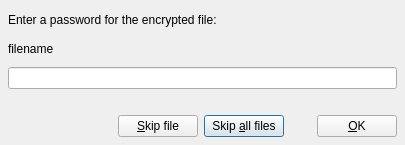
<ui version="4.0" >
 <class>MvdPasswordPrompt</class>
 <widget class="QDialog" name="MvdPasswordPrompt" >
  <property name="geometry" >
   <rect>
    <x>0</x>
    <y>0</y>
    <width>405</width>
    <height>145</height>
   </rect>
  </property>
  <property name="windowTitle" >
   <string>Password prompt</string>
  </property>
  <layout class="QGridLayout" >
   <property name="margin" >
    <number>8</number>
   </property>
   <property name="spacing" >
    <number>6</number>
   </property>
   <item row="4" column="2" colspan="2" >
    <widget class="QPushButton" name="mPB_SkipAll" >
     <property name="text" >
      <string>Skip &amp;all files</string>
     </property>
    </widget>
   </item>
   <item row="4" column="1" >
    <widget class="QPushButton" name="mPB_Skip" >
     <property name="text" >
      <string>&amp;Skip file</string>
     </property>
    </widget>
   </item>
   <item row="4" column="5" >
    <widget class="QPushButton" name="mPB_Ok" >
     <property name="text" >
      <string>&amp;OK</string>
     </property>
    </widget>
   </item>
   <item row="4" column="0" >
    <spacer>
     <property name="orientation" >
      <enum>Qt::Horizontal</enum>
     </property>
     <property name="sizeHint" >
      <size>
       <width>91</width>
       <height>20</height>
      </size>
     </property>
    </spacer>
   </item>
   <item row="4" column="4" >
    <spacer>
     <property name="orientation" >
      <enum>Qt::Horizontal</enum>
     </property>
     <property name="sizeType" >
      <enum>QSizePolicy::Fixed</enum>
     </property>
     <property name="sizeHint" >
      <size>
       <width>21</width>
       <height>20</height>
      </size>
     </property>
    </spacer>
   </item>
   <item row="0" column="0" colspan="3" >
    <widget class="QLabel" name="mL_Title" >
     <property name="text" >
      <string>&lt;html>&lt;head>&lt;meta name="qrichtext" content="1" />&lt;/head>&lt;body style=" white-space: pre-wrap; font-family:MS Shell Dlg; font-weight:400; font-style:normal; text-decoration:none;">&lt;p style=" margin-top:0px; margin-bottom:0px; margin-left:0px; margin-right:0px; -qt-block-indent:0; text-indent:0px;">Enter a password for the encrypted file:&lt;/p>&lt;/body>&lt;/html></string>
     </property>
    </widget>
   </item>
   <item row="1" column="0" colspan="3" >
    <widget class="QLabel" name="mL_File" >
     <property name="text" >
      <string>&lt;html>&lt;head>&lt;meta name="qrichtext" content="1" />&lt;/head>&lt;body style=" white-space: pre-wrap; font-family:MS Shell Dlg; font-weight:400; font-style:normal; text-decoration:none;">&lt;p style=" margin-top:0px; margin-bottom:0px; margin-left:0px; margin-right:0px; -qt-block-indent:0; text-indent:0px;">filename&lt;/p>&lt;/body>&lt;/html></string>
     </property>
    </widget>
   </item>
   <item row="3" column="3" >
    <spacer>
     <property name="orientation" >
      <enum>Qt::Vertical</enum>
     </property>
     <property name="sizeType" >
      <enum>QSizePolicy::Fixed</enum>
     </property>
     <property name="sizeHint" >
      <size>
       <width>20</width>
       <height>20</height>
      </size>
     </property>
    </spacer>
   </item>
   <item row="2" column="0" colspan="6" >
    <widget class="QLineEdit" name="mLE_Pwd" >
     <property name="echoMode" >
      <enum>QLineEdit::Password</enum>
     </property>
    </widget>
   </item>
  </layout>
 </widget>
 <resources/>
 <connections/>
</ui>
